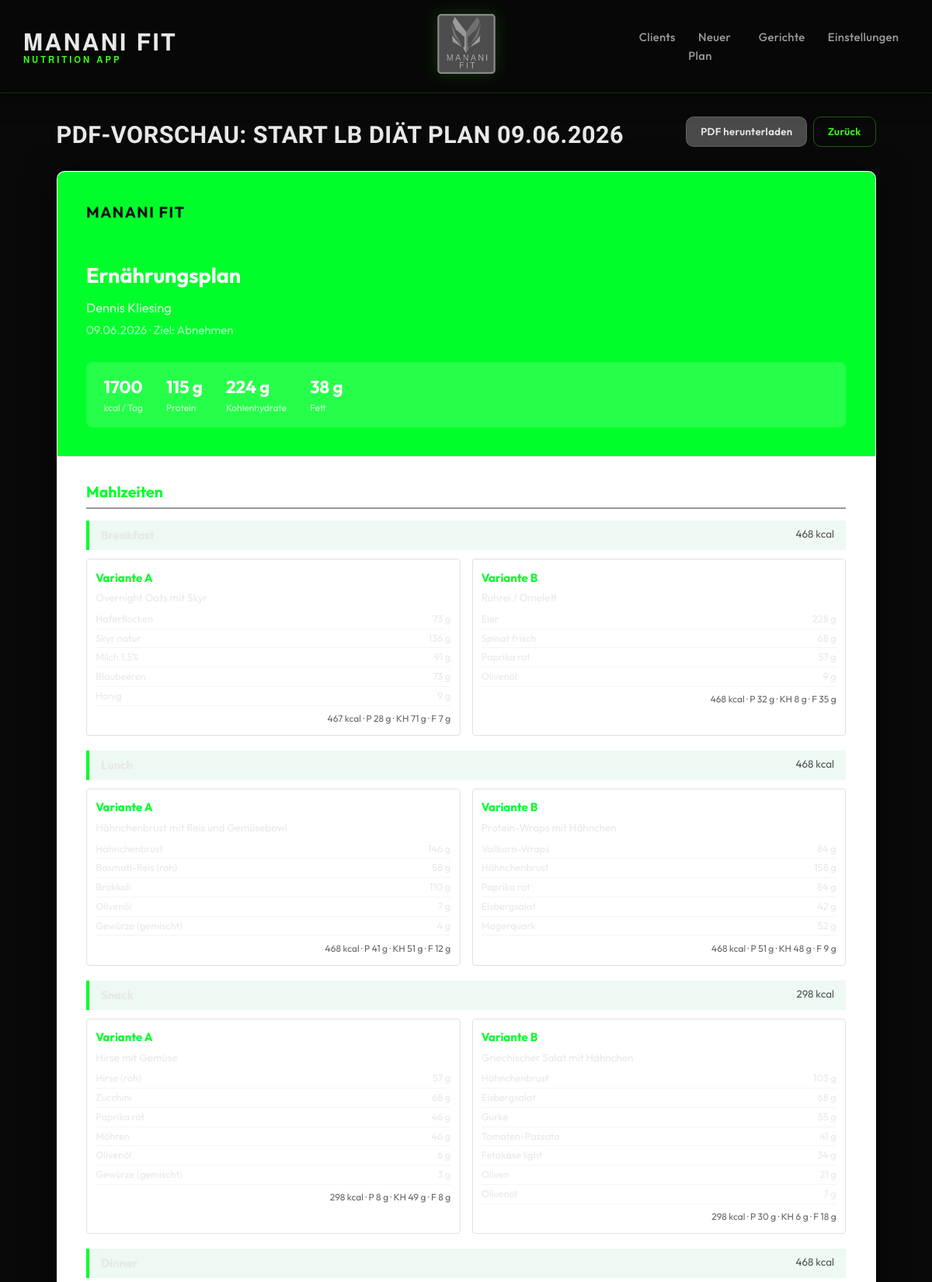
Page /plans/1/preview (upper part) on the committed database.
### models.py (models this page shows, shortened)
class MealPlan(db.Model):
    __tablename__ = "meal_plans"
    __allow_unmapped__ = True
    id: int = db.Column(db.Integer, primary_key=True)
    client_id: int = db.Column(db.Integer, db.ForeignKey("clients.id"), nullable=False)
    name: str = db.Column(db.String(200), nullable=False)
    date_created: datetime = db.Column(db.DateTime, default=datetime.utcnow)
    date_modified: datetime = db.Column(
        db.DateTime, default=datetime.utcnow, onupdate=datetime.utcnow
    )
    kcal_target: int = db.Column(db.Integer, nullable=False)
    n_meals: int = db.Column(db.Integer, nullable=False, default=3)
    goal: str = db.Column(db.String(30), nullable=False)
    notes: str | None = db.Column(db.Text)
    status: str = db.Column(db.String(10), default="draft")
    include_supplements: bool = db.Column(db.Boolean, default=False)
    client = db.relationship("Client", back_populates="plans")
    meal_slots = db.relationship(
        "MealSlot",
        back_populates="plan",
        order_by="MealSlot.position",
        cascade="all, delete-orphan",
    )

class AppSettings(db.Model):
    __tablename__ = "app_settings"
    __allow_unmapped__ = True
    key: str = db.Column(db.String(100), primary_key=True)
    value: str | None = db.Column(db.Text)
    @classmethod
    def get(cls, key: str, default: Any = None) -> Any:
        row = cls.query.get(key)
        return row.value if row is not None else default

class Client(db.Model):
    __tablename__ = "clients"
    __allow_unmapped__ = True
    id: int = db.Column(db.Integer, primary_key=True)
    name: str = db.Column(db.String(120), nullable=False)
    email: str | None = db.Column(db.String(200))
    phone: str | None = db.Column(db.String(50))
    birthdate: date | None = db.Column(db.Date)
    gender: str | None = db.Column(db.String(20))
    weight_kg: float | None = db.Column(db.Float)
    height_cm: float | None = db.Column(db.Float)
    goal: str = db.Column(db.String(30), nullable=False, default="Halten")
    restrictions_text: str | None = db.Column(db.Text)
    restriction_tags: str = db.Column(db.Text, default="[]")
    created_at: datetime = db.Column(db.DateTime, default=datetime.utcnow)
    updated_at: datetime = db.Column(
        db.DateTime, default=datetime.utcnow, onupdate=datetime.utcnow
    )
    is_archived: bool = db.Column(db.Boolean, default=False)
    plans = db.relationship("MealPlan", back_populates="client", lazy="dynamic")

class MealSlot(db.Model):
    __tablename__ = "meal_slots"
    __allow_unmapped__ = True
    id: int = db.Column(db.Integer, primary_key=True)
    plan_id: int = db.Column(
        db.Integer, db.ForeignKey("meal_plans.id"), nullable=False
    )
    position: int = db.Column(db.Integer, nullable=False)
    label: str | None = db.Column(db.String(100))
    kcal_target: float = db.Column(db.Float, nullable=False)
    guidelines_text: str | None = db.Column(db.String(200))
    variant_a_dish_id: int | None = db.Column(db.Integer, db.ForeignKey("dishes.id"))
    variant_b_dish_id: int | None = db.Column(db.Integer, db.ForeignKey("dishes.id"))
    plan = db.relationship("MealPlan", back_populates="meal_slots")
    variant_a_dish = db.relationship("Dish", foreign_keys=[variant_a_dish_id])
    variant_b_dish = db.relationship("Dish", foreign_keys=[variant_b_dish_id])
    scaled_ingredients = db.relationship(
        "PlanDishIngredient",
        back_populates="meal_slot",
        cascade="all, delete-orphan",
    )

class Dish(db.Model):
    __tablename__ = "dishes"
    __allow_unmapped__ = True
    id: int = db.Column(db.Integer, primary_key=True)
    name: str = db.Column(db.String(200), nullable=False)
    category: str = db.Column(db.String(30), nullable=False)
    description: str | None = db.Column(db.Text)
    tags: str = db.Column(db.Text, default="[]")
    is_custom: bool = db.Column(db.Boolean, default=False)
    is_active: bool = db.Column(db.Boolean, default=True)
    dish_ingredients = db.relationship(
        "DishIngredient",
        back_populates="dish",
        cascade="all, delete-orphan",
    )

class PlanDishIngredient(db.Model):
    __tablename__ = "plan_dish_ingredients"
    __allow_unmapped__ = True
    id: int = db.Column(db.Integer, primary_key=True)
    meal_slot_id: int = db.Column(
        db.Integer, db.ForeignKey("meal_slots.id"), nullable=False
    )
    variant: str = db.Column(db.String(1), nullable=False)
    food_item_id: int = db.Column(
        db.Integer, db.ForeignKey("food_items.id"), nullable=False
    )
    amount_g: float = db.Column(db.Float, nullable=False)
    kcal: float = db.Column(db.Float, nullable=False)
    protein_g: float = db.Column(db.Float, nullable=False)
    carbs_g: float = db.Column(db.Float, nullable=False)
    fat_g: float = db.Column(db.Float, nullable=False)
    meal_slot = db.relationship("MealSlot", back_populates="scaled_ingredients")
    food_item = db.relationship("FoodItem")

class FoodItem(db.Model):
    __tablename__ = "food_items"
    __allow_unmapped__ = True
    id: int = db.Column(db.Integer, primary_key=True)
    name: str = db.Column(db.String(200), nullable=False)
    kcal_per_100g: float = db.Column(db.Float, nullable=False)
    protein_per_100g: float = db.Column(db.Float, nullable=False, default=0.0)
    carbs_per_100g: float = db.Column(db.Float, nullable=False, default=0.0)
    fat_per_100g: float = db.Column(db.Float, nullable=False, default=0.0)
    allergens: str = db.Column(db.Text, default="[]")
    is_supplement: bool = db.Column(db.Boolean, default=False)
    is_active: bool = db.Column(db.Boolean, default=True)

### app.py (the view)
    @app.route("/plans/<int:plan_id>/preview")
    def plans_preview(plan_id: int):
        plan = MealPlan.query.get_or_404(plan_id)
        slot_macros = {
            slot.id: {
                "A": get_slot_macros(slot, "A"),
                "B": get_slot_macros(slot, "B"),
            }
            for slot in plan.meal_slots
        }
        total_macros = get_plan_total_macros(plan, "A")
        shopping_a = get_shopping_list(plan, "A")
        shopping_b = get_shopping_list(plan, "B")
        settings = {
            k: AppSettings.get(k, "")
            for k in ["primary_color", "secondary_color", "coach_name", "coach_contact", "disclaimer_text"]
        }
        return render_template(
            "plans/preview.html",
            plan=plan,
            slot_macros=slot_macros,
            total_macros=total_macros,
            shopping_a=shopping_a,
            shopping_b=shopping_b,
            settings=settings,
        )

### planner.py (called while the page is built)
def get_slot_macros(slot: MealSlot, variant: str) -> MacroSplit:
    ings = [i for i in slot.scaled_ingredients if i.variant == variant]
    return MacroSplit(
        kcal=round(sum(i.kcal for i in ings), 1),
        protein_g=round(sum(i.protein_g for i in ings), 1),
        carbs_g=round(sum(i.carbs_g for i in ings), 1),
        fat_g=round(sum(i.fat_g for i in ings), 1),
    )

def get_plan_total_macros(plan: MealPlan, variant: str = "A") -> MacroSplit:
    totals = MacroSplit(kcal=0.0, protein_g=0.0, carbs_g=0.0, fat_g=0.0)
    for slot in plan.meal_slots:
        m = get_slot_macros(slot, variant)
        totals.kcal += m.kcal
        totals.protein_g += m.protein_g
        totals.carbs_g += m.carbs_g
        totals.fat_g += m.fat_g
    totals.kcal = round(totals.kcal, 1)
    totals.protein_g = round(totals.protein_g, 1)
    totals.carbs_g = round(totals.carbs_g, 1)
    totals.fat_g = round(totals.fat_g, 1)
    return totals

def get_shopping_list(plan: MealPlan, variant: str) -> list[dict]:
    aggregated: dict[str, dict] = {}
    for slot in plan.meal_slots:
        for ing in slot.scaled_ingredients:
            if ing.variant != variant:
                continue
            name = ing.food_item.name
            if name not in aggregated:
                aggregated[name] = {
                    "name": name,
                    "amount_g": 0.0,
                    "unit": "g",
                }
            aggregated[name]["amount_g"] += ing.amount_g
    result = sorted(aggregated.values(), key=lambda x: x["name"])
    for item in result:
        item["amount_g"] = round(item["amount_g"], 0)
    return result

### templates/plans/preview.html (shortened to what this page needs)
{% extends "base.html" %}
{% block content %}
<div class="page-header">
  <h1>PDF-Vorschau: {{ plan.name }}</h1>
  <div class="header-actions">
    <a href="{{ url_for('plans_pdf', plan_id=plan.id) }}" class="btn btn--primary">PDF herunterladen</a>
    <a href="{{ url_for('plans_edit', plan_id=plan.id) }}" class="btn btn--ghost">Zurück</a>
  </div>
</div>
<div class="preview-paper">
  <div class="preview-section preview-cover" style="background:{{ settings.primary_color or '#2D6A4F' }}; color:white">
    <div class="preview-logo-text">{{ settings.coach_name or 'MANANI FIT' }}</div>
    <div style="margin-top:3rem">
      <h2 style="font-size:1.8rem; font-weight:700">Ernährungsplan</h2>
      <p style="font-size:1.1rem; opacity:.85; margin-top:.5rem">{{ plan.client.name }}</p>
      <p style="opacity:.7; margin-top:.3rem">{{ plan.date_created.strftime('%d.%m.%Y') }} · Ziel: {{ plan.goal }}</p>
      <div class="cover-macro-bar" style="background:rgba(255,255,255,.15); border-radius:8px; padding:1rem 1.5rem; margin-top:2rem; display:flex; gap:2rem">
        <div><div style="font-size:1.5rem;font-weight:700">{{ total_macros.kcal|round|int }}</div><div style="font-size:.8rem;opacity:.75">kcal / Tag</div></div>
        <div><div style="font-size:1.5rem;font-weight:700">{{ total_macros.protein_g|round|int }} g</div><div style="font-size:.8rem;opacity:.75">Protein</div></div>
        <div><div style="font-size:1.5rem;font-weight:700">{{ total_macros.carbs_g|round|int }} g</div><div style="font-size:.8rem;opacity:.75">Kohlenhydrate</div></div>
        <div><div style="font-size:1.5rem;font-weight:700">{{ total_macros.fat_g|round|int }} g</div><div style="font-size:.8rem;opacity:.75">Fett</div></div>
      </div>
    </div>
  </div>
  <div class="preview-section">
    <h2 class="preview-h2" style="color:{{ settings.primary_color or '#2D6A4F' }}">Mahlzeiten</h2>
    {% for slot in plan.meal_slots %}
      {% set ma = slot_macros[slot.id]['A'] %}
      {% set mb = slot_macros[slot.id]['B'] %}
      <div class="preview-meal">
        <div class="preview-meal-title" style="background:{{ settings.secondary_color or '#95D5B2' }}30; border-left:4px solid {{ settings.primary_color or '#2D6A4F' }}; padding:.5rem 1rem; display:flex; justify-content:space-between">
          <strong>{{ slot.label or 'Mahlzeit ' ~ slot.position }}</strong>
          <span style="color:#555; font-size:.9rem">{{ slot.kcal_target|round|int }} kcal</span>
        </div>
        <div style="display:grid; grid-template-columns:1fr 1fr; gap:1rem; margin-top:.75rem">
          {% for variant_letter, dish_attr, macros in [
              ('A', slot.variant_a_dish, ma),
              ('B', slot.variant_b_dish, mb)
          ] %}
            <div style="border:1px solid #e0e0e0; border-radius:4px; padding:.75rem">
              <strong style="color:{{ settings.primary_color or '#2D6A4F' }}">Variante {{ variant_letter }}</strong>
              {% if dish_attr %}
                <p style="font-size:.9rem; margin:.3rem 0">{{ dish_attr.name }}</p>
                <table style="width:100%; font-size:.85rem; border-collapse:collapse">
                  {% for ing in slot.scaled_ingredients if ing.variant == variant_letter %}
                  <tr style="border-bottom:1px solid #f5f5f5">
                    <td style="padding:2px 0">{{ ing.food_item.name }}</td>
                    <td style="text-align:right; white-space:nowrap; padding:2px 0">{{ ing.amount_g|round|int }} g</td>
                  </tr>
                  {% endfor %}
                </table>
                <p style="font-size:.8rem; color:#666; text-align:right; margin-top:.5rem">
                  {{ macros.kcal|round|int }} kcal · P {{ macros.protein_g|round|int }} g · KH {{ macros.carbs_g|round|int }} g · F {{ macros.fat_g|round|int }} g
                </p>
              {% else %}
                <p style="color:#aaa; font-size:.85rem">Kein Gericht zugeordnet.</p>
              {% endif %}
            </div>
          {% endfor %}
        </div>
      </div>
    {% endfor %}
  </div>
</div>
{% endblock %}

### static/css/app.css (style rules this page uses)
:root { --primary: #39ff14; --primary-light: #7fff50; --primary-dim: rgba(57,255,20,.12); --bg: #0d0d0d; --surface: rgba(20,20,20,.88); --surface-light: rgba(36,36,36,.92); --border: rgba(255,255,255,.07); --border-hover: rgba(255,255,255,.14); --text: #e8e8e8; --text-muted: #888; --danger: #e05252; --warning: #c9922a; --success: #2ed573; --radius: 10px; --shadow: 0 8px 40px rgba(0,0,0,.65); --shadow-sm: 0 3px 14px rgba(0,0,0,.4); --nav-h: 120px; }
*, *::before, *::after { box-sizing: border-box; margin: 0; padding: 0; }
html { font-size: 15px; }
body { font-family: 'Outfit', system-ui, sans-serif; background-color: var(--bg); background-image: url('/static/uploads/trainings_plan_logos.png'); background-size: cover; background-position: center; background-attachment: fixed; color: var(--text); line-height: 1.55; min-height: 100vh; position: relative; }
body::before { content: ''; position: fixed; inset: 0; background: rgba(0,0,0,.27); z-index: 0; pointer-events: none; }
a { color: var(--primary); text-decoration: none; }
.page-header { display: flex; align-items: flex-start; justify-content: space-between; gap: 1rem; margin-bottom: 1.5rem; flex-wrap: wrap; }
.page-header h1 { font-family: 'Barlow Semi Condensed', sans-serif; font-size: 2.04rem; font-weight: 700; letter-spacing: .5px; color: var(--text); text-transform: uppercase; }
.header-actions { display: flex; gap: .5rem; flex-wrap: wrap; align-items: center; }
.btn { display: inline-flex; align-items: center; gap: .35rem; padding: .55rem 1.2rem; border-radius: var(--radius); border: 1px solid rgba(255,255,255,.12); cursor: pointer; font-size: .88rem; font-weight: 600; font-family: 'Outfit', inherit; letter-spacing: .3px; transition: background .2s ease, color .2s ease, border-color .2s ease, box-shadow .2s ease; text-decoration: none !important; white-space: nowrap; background: #3a3a3a; color: var(--text); }
.btn--primary { background: #4a4a4a; color: var(--text); }
.btn--ghost { background: transparent; color: var(--primary); border: 1px solid rgba(57,255,20,.35); }
.preview-paper { background: white; border: 1px solid var(--border); border-radius: var(--radius); box-shadow: var(--shadow); overflow: hidden; }
.preview-section { padding: 2rem 2.5rem; border-bottom: 1px solid #e5e5e5; }
.preview-cover { padding: 2.5rem; }
.preview-logo-text { font-size: 1.3rem; font-weight: 700; letter-spacing: 1.5px; color: #111; }
.preview-h2 { font-size: 1.3rem; font-weight: 700; margin-bottom: 1rem; border-bottom: 2px solid #999; padding-bottom: .3rem; color: #111; }
.preview-meal { margin-bottom: 1.25rem; }

### rows in the picture
MealPlan: name "START LB DIÄT PLAN 09.06.2026", date_created "09.06.2026", goal "Abnehmen"
AppSettings: value "MANANI FIT"
Client: client.name "Dennis Kliesing"
MealSlot: kcal_target "468"
Dish: variant_letter "A", name "Overnight Oats mit Skyr", kcal "467", protein_g "28", carbs_g "71", fat_g "7"
PlanDishIngredient: food_item.name "Haferflocken", amount_g "73"
PlanDishIngredient: food_item.name "Skyr natur", amount_g "136"
PlanDishIngredient: food_item.name "Milch 1,5%", amount_g "91"
PlanDishIngredient: food_item.name "Blaubeeren", amount_g "73"
PlanDishIngredient: food_item.name "Honig", amount_g "9"
Dish: variant_letter "B", name "Rührei / Omelett", kcal "468", protein_g "32", carbs_g "8", fat_g "35"
PlanDishIngredient: food_item.name "Eier", amount_g "228"
PlanDishIngredient: food_item.name "Spinat frisch", amount_g "68"
PlanDishIngredient: food_item.name "Paprika rot", amount_g "57"
PlanDishIngredient: food_item.name "Olivenöl", amount_g "9"
MealSlot: kcal_target "468"
Dish: variant_letter "A", name "Hähnchenbrust mit Reis und Gemüsebowl", kcal "468", protein_g "41", carbs_g "51", fat_g "12"
PlanDishIngredient: food_item.name "Hähnchenbrust", amount_g "146"
PlanDishIngredient: food_item.name "Basmati-Reis (roh)", amount_g "58"
PlanDishIngredient: food_item.name "Brokkoli", amount_g "110"
PlanDishIngredient: food_item.name "Olivenöl", amount_g "7"
PlanDishIngredient: food_item.name "Gewürze (gemischt)", amount_g "4"
Dish: variant_letter "B", name "Protein-Wraps mit Hähnchen", kcal "468", protein_g "51", carbs_g "48", fat_g "9"
PlanDishIngredient: food_item.name "Vollkorn-Wraps", amount_g "84"
PlanDishIngredient: food_item.name "Hähnchenbrust", amount_g "158"
PlanDishIngredient: food_item.name "Paprika rot", amount_g "84"
PlanDishIngredient: food_item.name "Eisbergsalat", amount_g "42"
PlanDishIngredient: food_item.name "Magerquark", amount_g "52"
MealSlot: kcal_target "298"
Dish: variant_letter "A", name "Hirse mit Gemüse", kcal "298", protein_g "8", carbs_g "49", fat_g "8"
PlanDishIngredient: food_item.name "Hirse (roh)", amount_g "57"
PlanDishIngredient: food_item.name "Zucchini", amount_g "68"
PlanDishIngredient: food_item.name "Paprika rot", amount_g "46"
PlanDishIngredient: food_item.name "Möhren", amount_g "46"
PlanDishIngredient: food_item.name "Olivenöl", amount_g "6"
PlanDishIngredient: food_item.name "Gewürze (gemischt)", amount_g "3"
Dish: variant_letter "B", name "Griechischer Salat mit Hähnchen", kcal "298", protein_g "30", carbs_g "6", fat_g "18"
PlanDishIngredient: food_item.name "Hähnchenbrust", amount_g "103"
PlanDishIngredient: food_item.name "Eisbergsalat", amount_g "68"
PlanDishIngredient: food_item.name "Gurke", amount_g "55"
PlanDishIngredient: food_item.name "Tomaten-Passata", amount_g "41"
PlanDishIngredient: food_item.name "Fetakäse light", amount_g "34"
PlanDishIngredient: food_item.name "Oliven", amount_g "21"
PlanDishIngredient: food_item.name "Olivenöl", amount_g "7"
MealSlot: kcal_target "468"

### other values in the picture
{{ total_macros.kcal|round|int }} "1700"
{{ total_macros.protein_g|round|int }} "115"
{{ total_macros.carbs_g|round|int }} "224"
{{ total_macros.fat_g|round|int }} "38"
